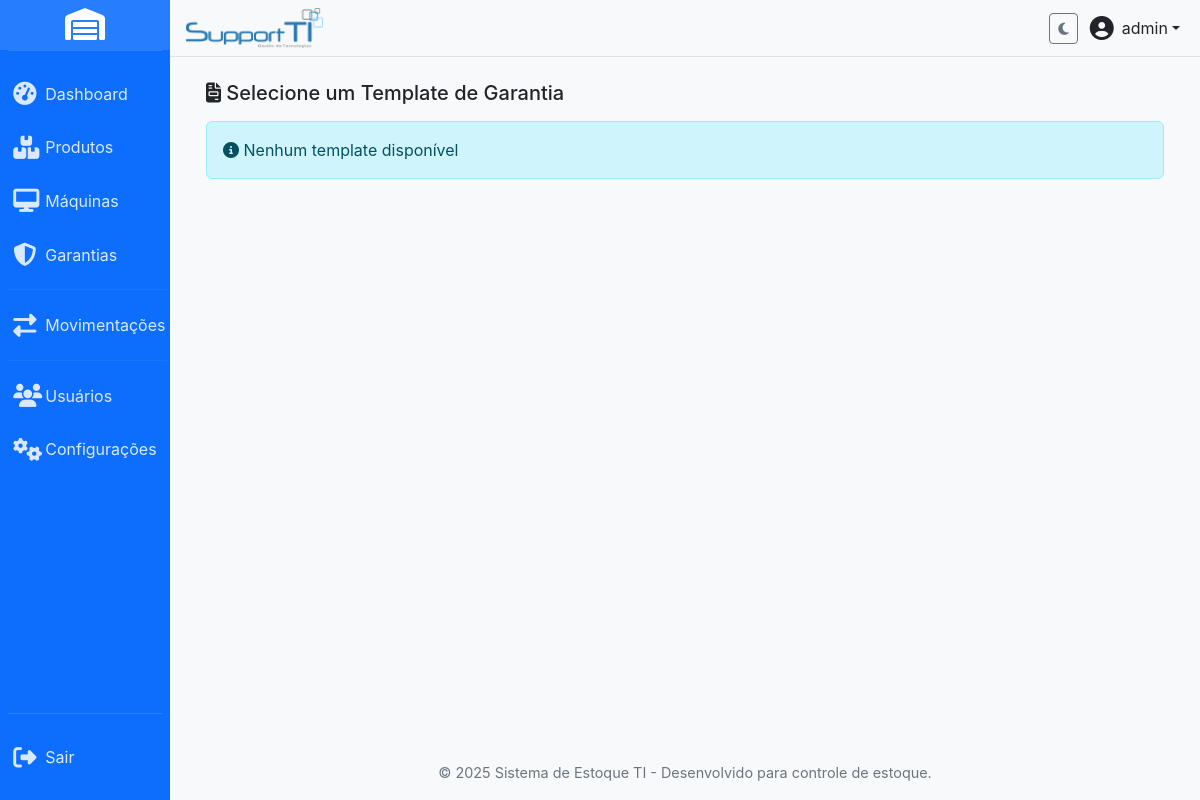
/warranty_template_selector.php (signed in), run on an earlier commit of the app's database.
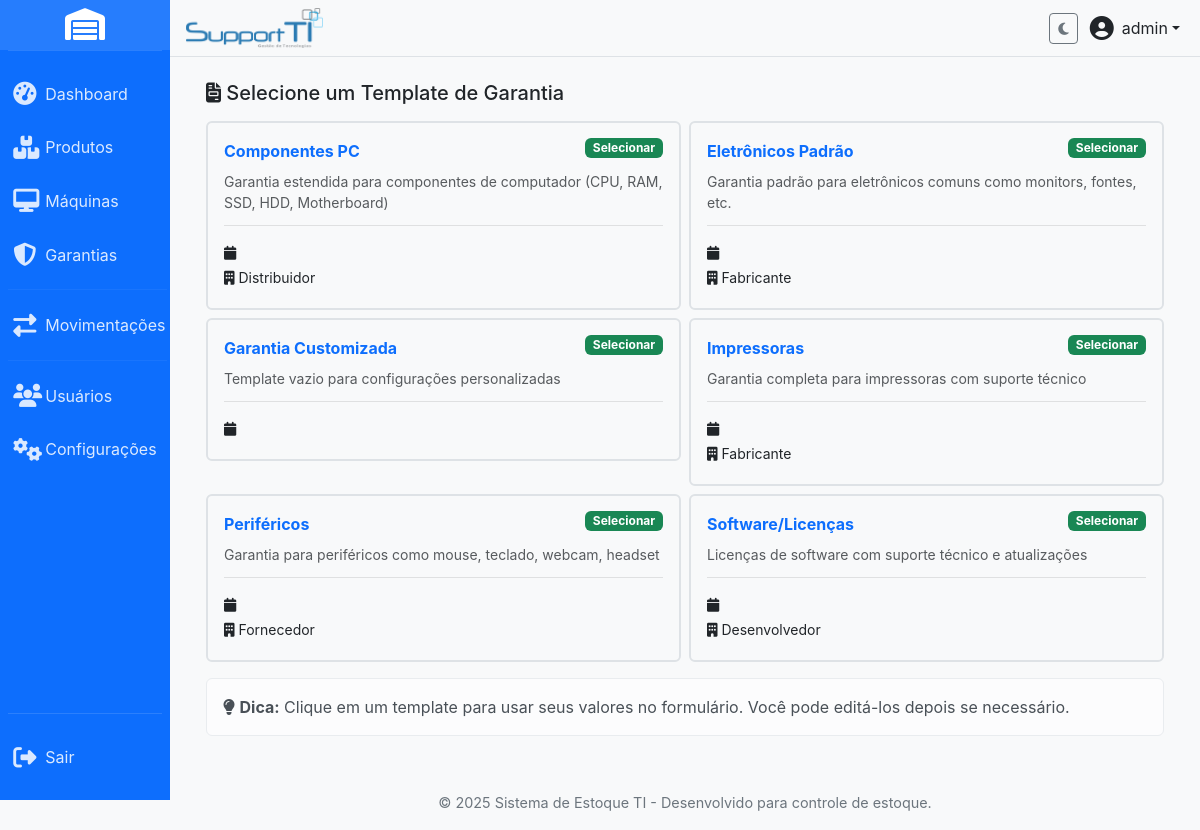
And on a later commit of the database.
### tables this page shows
CREATE TABLE IF NOT EXISTS `warranty_templates` (
  `id` int(11) NOT NULL AUTO_INCREMENT,
  `name` varchar(100) NOT NULL COMMENT 'Nome do template (ex: Eletrônicos Padrão)',
  `description` text DEFAULT NULL COMMENT 'Descrição detalhada do template',
  `period_value` int(11) NOT NULL COMMENT 'Valor do período (ex: 12)',
  `period_unit` enum('days','months','years') NOT NULL DEFAULT 'months' COMMENT 'Unidade do período',
  `warranty_provider` varchar(255) DEFAULT NULL COMMENT 'Fornecedor padrão da garantia',
  `warranty_notes` text DEFAULT NULL COMMENT 'Notas padrão que aparecem em todas as garantias deste template',
  `is_active` tinyint(1) DEFAULT 1 COMMENT '1 = Ativo, 0 = Inativo',
  `created_at` timestamp NOT NULL DEFAULT current_timestamp() COMMENT 'Data de criação',
  `updated_at` timestamp NOT NULL DEFAULT current_timestamp() ON UPDATE current_timestamp() COMMENT 'Última atualização',
  PRIMARY KEY (`id`),
  UNIQUE KEY `name` (`name`),
  KEY `idx_is_active` (`is_active`),
  KEY `idx_created_at` (`created_at`),
  KEY `idx_name` (`name`)
);

### includes/warranty_functions.php (called while the page is built, shortened)
<?php
function getActiveTemplates($pdo) {
    try {
        $stmt = $pdo->prepare("
            SELECT
                id,
                name,
                description,
                period_value,
                period_unit,
                warranty_provider,
                warranty_notes,
                created_at
            FROM warranty_templates
            WHERE is_active = 1
            ORDER BY name ASC
        ");
        $stmt->execute();
        return $stmt->fetchAll(PDO::FETCH_ASSOC);
    } catch (PDOException $e) {
        error_log("Erro ao obter templates: " . $e->getMessage());
        return [];
    }
}
?>

### warranty_template_selector.php (the view, shortened to what this page needs)
<?php
$pdo = getConnection();
$templates = getActiveTemplates($pdo);
$is_modal = isset($_GET['modal']) && $_GET['modal'] === 'true';
?>
<?php if (!$is_modal): ?>
    <?php include 'includes/header.php'; ?>
    <div class="container-fluid">
<?php endif; ?>
<div id="templateSelectorContainer">
    <h5 class="mb-3">
        <i class="fas fa-file-invoice"></i> Selecione um Template de Garantia
    </h5>
    <?php if (empty($templates)): ?>
        <div class="alert alert-info">
            <i class="fas fa-info-circle"></i> Nenhum template disponível
        </div>
    <?php else: ?>
        <div class="row g-2">
            <?php foreach ($templates as $template): ?>
                <div class="col-md-6">
                    <button class="btn btn-outline-primary w-100 p-3 text-start template-selector"
                            data-template-id="<?php echo $template['id']; ?>"
                            data-template-name="<?php echo htmlspecialchars($template['name']); ?>"
                            data-warranty-provider="<?php echo htmlspecialchars($template['warranty_provider'] ?? ''); ?>"
                            data-warranty-period-value="<?php echo $template['warranty_period_value']; ?>"
                            data-warranty-period-unit="<?php echo $template['warranty_period_unit']; ?>"
                            data-warranty-notes="<?php echo htmlspecialchars($template['warranty_notes'] ?? ''); ?>">
                        <div class="d-flex justify-content-between align-items-start mb-2">
                            <strong><?php echo htmlspecialchars($template['name']); ?></strong>
                            <small class="badge bg-success">Selecionar</small>
                        </div>
                        <?php if ($template['description']): ?>
                            <small class="text-muted d-block mb-2">
                                <?php echo htmlspecialchars($template['description']); ?>
                            </small>
                        <?php endif; ?>
                        <div class="template-info small">
                            <div class="text-dark">
                                <i class="fas fa-calendar"></i>
                            </div>
                            <?php if ($template['warranty_provider']): ?>
                                <div class="text-dark">
                                    <i class="fas fa-building"></i>
                                    <?php echo htmlspecialchars($template['warranty_provider']); ?>
                                </div>
                            <?php endif; ?>
                        </div>
                    </button>
                </div>
            <?php endforeach; ?>
        </div>
        <div class="mt-3 alert alert-light">
            <i class="fas fa-lightbulb"></i>
            <strong>Dica:</strong> Clique em um template para usar seus valores no formulário.
            Você pode editá-los depois se necessário.
        </div>
    <?php endif; ?>
</div>
<?php if (!$is_modal): ?>
    </div>
    <?php include 'includes/footer.php'; ?>
<?php endif; ?>

What changed in the data, as far as the page shows it:
added warranty_templates: name "Componentes PC", description "Garantia estendida para componentes de computador (CPU, RAM, SSD, HDD, Motherboard)", warranty_provider "Distribuidor"
added warranty_templates: name "Eletrônicos Padrão", description "Garantia padrão para eletrônicos comuns como monitors, fontes, etc.", warranty_provider "Fabricante"
added warranty_templates: name "Garantia Customizada", description "Template vazio para configurações personalizadas"
added warranty_templates: name "Impressoras", description "Garantia completa para impressoras com suporte técnico", warranty_provider "Fabricante"
added warranty_templates: name "Periféricos", description "Garantia para periféricos como mouse, teclado, webcam, headset", warranty_provider "Fornecedor"
added warranty_templates: name "Software/Licenças", description "Licenças de software com suporte técnico e atualizações", warranty_provider "Desenvolvedor"
Also different on the page:
text no longer shown: "Nenhum template disponível"
text now shown: "Dica: Clique em um template para usar seus valores no formulário. Você pode editá-los depois se necessário."
